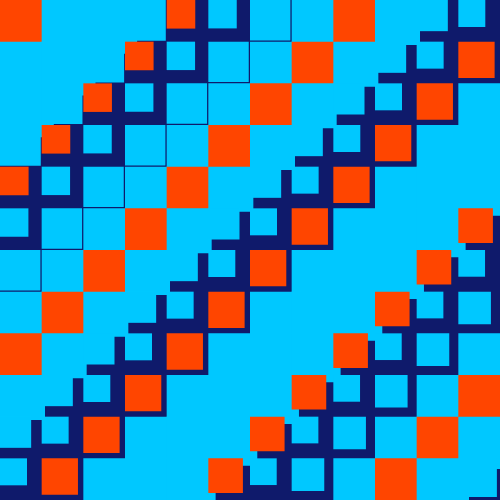
Frame 1 (no input)
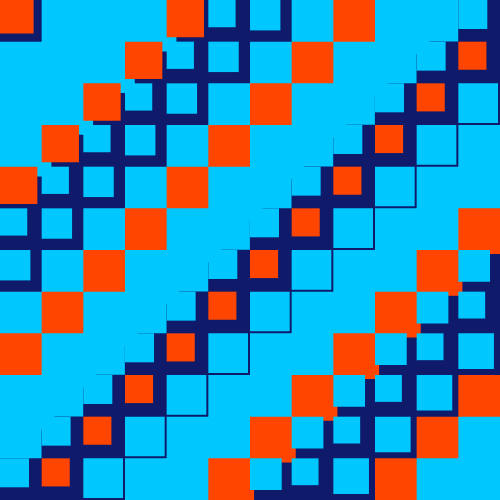
Frame 60 (no input)
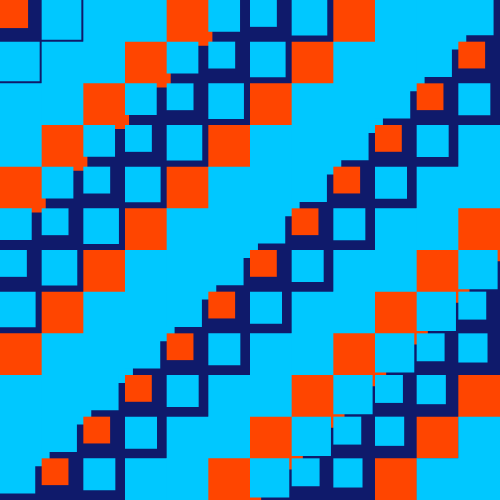
Frame 120 (the mouse pressed at the canvas centre since frame 60)

The p5.js sketch that drew these frames (run headless with seeded random() and noise() and a simulated clock; from frame 60 on, the mouse is pressed at the canvas centre):

// p5.js sketch
// ── sketch.js
let cols = 12;
let rows = 12;
let cellSize;

function setup() {
  createCanvas(500, 500);
  frameRate(30);
  noStroke();

  cellSize = width / cols;
}

function draw() {
  background(15, 26, 107);

  for (let y = 0; y < rows; y++) {
    for (let x = 0; x < cols; x++) {
      let posX = x * cellSize;
      let posY = y * cellSize;

      let taille = cellSize + sin(frameCount * 0.2 + x + y) * 15;

      if ((x + y) % 4 === 0) {
        fill(255, 69, 0);
      } else {
        fill(0, 200, 255);
      }

      rect(posX, posY, taille, taille);
    }
  }
}
